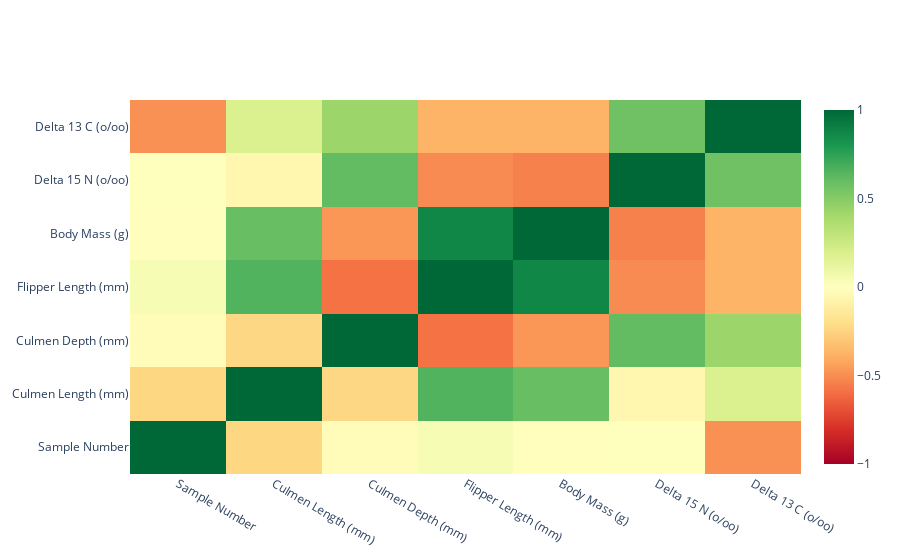

Here is the notebook cell this chart was saved with:
### Code cell
# Create a correlation table with pandas
penguin_corr = penguins.corr(method='pearson')

# Set up the correlation plot
fig = go.Figure(go.Heatmap(
    # Set the appropriate x, y and z values
    z=penguin_corr.values.tolist(),
    x=penguin_corr.columns,
    y=penguin_corr.columns,
    # Set the color scale,
    colorscale='rdylgn',
    # Set min and max values
    zmin=-1, zmax=1))

# Show the plot
fig.show()

### Figure 1 — Plotly figure (JSON) as saved in the notebook; plotly's stock layout.template omitted (floating-point values rounded to 4 significant figures)
{"data": [{"colorscale": [[0, "rgb(165,0,38)"], [0.1, "rgb(215,48,39)"], [0.2, "rgb(244,109,67)"], [0.3, "rgb(253,174,97)"], [0.4, "rgb(254,224,139)"], [0.5, "rgb(255,255,191)"], [0.6, "rgb(217,239,139)"], [0.7, "rgb(166,217,106)"], [0.8, "rgb(102,189,99)"], [0.9, "rgb(26,152,80)"], [1, "rgb(0,104,55)"]], "type": "heatmap", "x": ["Sample Number", "Culmen Length (mm)", "Culmen Depth (mm)", "Flipper Length (mm)", "Body Mass (g)", "Delta 15 N (o/oo)", "Delta 13 C (o/oo)"], "y": ["Sample Number", "Culmen Length (mm)", "Culmen Depth (mm)", "Flipper Length (mm)", "Body Mass (g)", "Delta 15 N (o/oo)", "Delta 13 C (o/oo)"], "z": [[1, -0.2364, -0.02235, 0.04085, -0.007042, 0.006952, -0.4887], [-0.2364, 1, -0.2351, 0.6562, 0.5951, -0.05976, 0.189], [-0.02235, -0.2351, 1, -0.5839, -0.4719, 0.6059, 0.4299], [0.04085, 0.6562, -0.5839, 1, 0.8712, -0.5078, -0.3762], [-0.007042, 0.5951, -0.4719, 0.8712, 1, -0.5379, -0.3746], [0.006952, -0.05976, 0.6059, -0.5078, -0.5379, 1, 0.5706], [-0.4887, 0.189, 0.4299, -0.3762, -0.3746, 0.5706, 1]], "zmax": 1, "zmin": -1}], "layout": {}}
